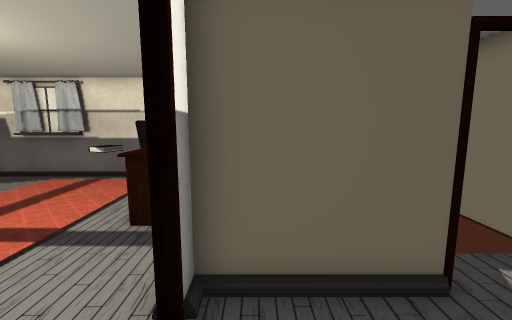
View 1 (above)

13 first-person views from a walk through a 3-D level made in the Unity game engine. The camera is 1.2 m above the floor, tilts 8° down and sees 90° across. Doors are open. The floor is counted in squares, 0.45 m on a side. Each view is taken from the middle of a square. On the plan, view 1 faces up. The plan holds only what a view shows up to about 18 squares ahead; the rest is blank. The player character is not drawn. Some surface patterns are stand-ins.

View 2
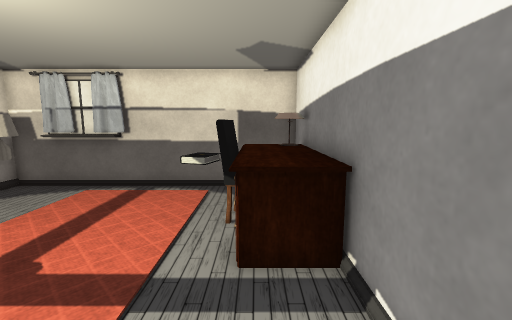

View 3
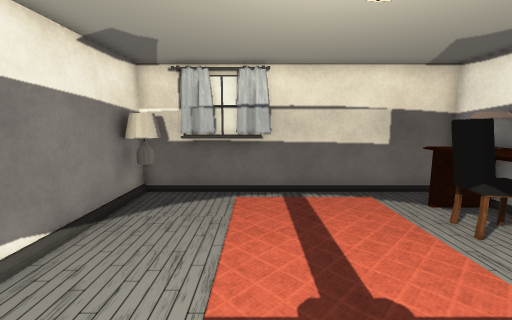

View 4
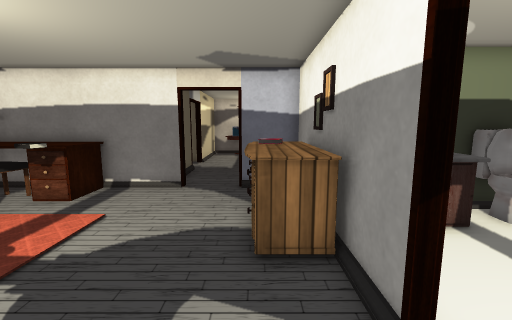

View 5
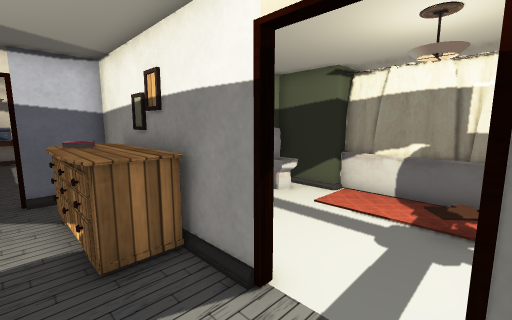

View 6
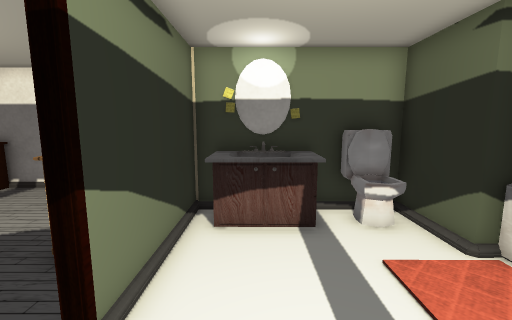

View 7
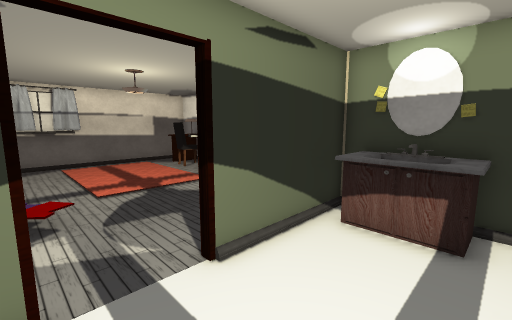

View 8
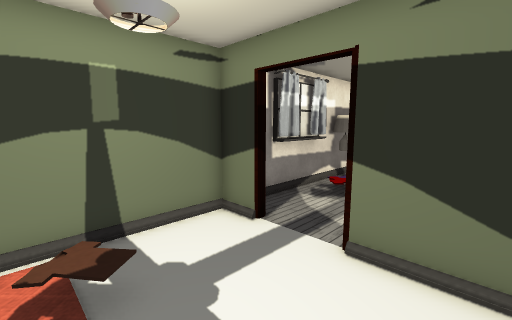

View 9
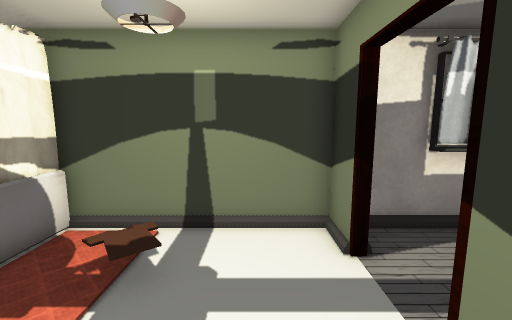

View 10
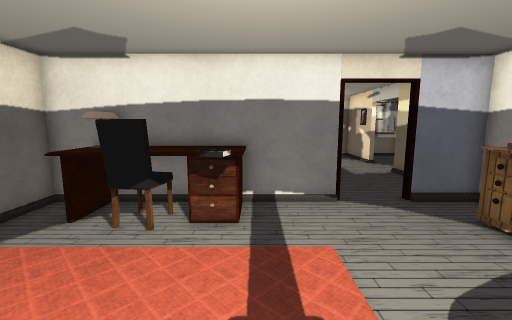

View 11
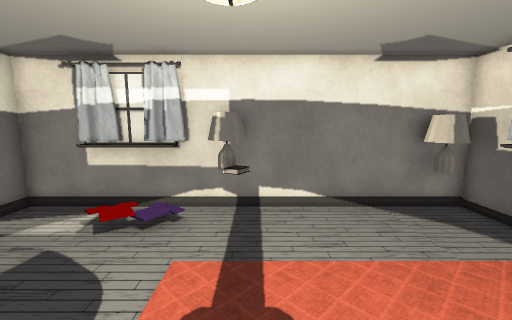

View 12
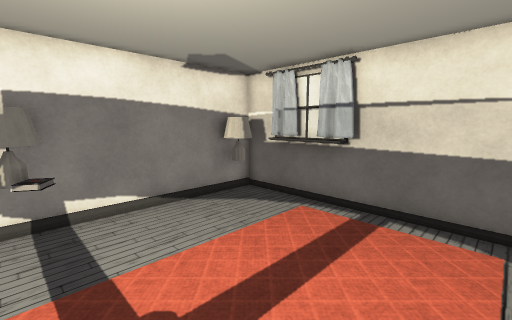

View 13
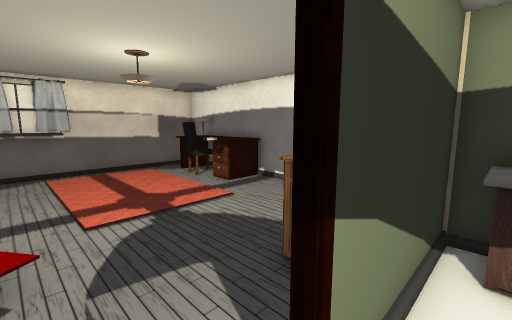

### Floor plan
Key: @ floor where view 1 was taken; # wall or solid block; . floor; / step, stairs or slope; D open door; = window, fence, low wall or low ledge; O other object.
Columns run from 14 left of view 1 to 12 right of it. Each row starts with its distance up from view 1.
 13  O####OOOOOOO#
 12  OO===....   #
 11  O  ...... O##
 10  O  ......OOO#
  9  O  ......OOO#
  8  O  .......OO#
  7  O  ......OOO#      #
  6  OO ...... OO#      #
  5  OO ......   #      #
  4  O  ......   #OOO#DD#
  3 =#   .       D
  2 =#         . D
  1 =#.          D          O O
  0  #.    OOOOO #@         O O
 -1  O     OOOOO #
 -2  ##DD#########   ##
 -3  O......OO#
 -4  O......OO#
 -5  O......OO#
 -6  O//....OO#
 -7  O./.....OO
 -8  O.....  O#
 -9  OOOOOO####

Where each view was taken, in squares from view 1:
view 1: 0 up, 0 right, facing up
view 2: 2 up, 3 left, facing up
view 3: 3 up, 9 left, facing up
view 4: 0 up, 12 left, facing right
view 5: 1 up, 12 left, facing down-right
view 6: 4 down, 12 left, facing right
view 7: 6 down, 12 left, facing up-right
view 8: 7 down, 7 left, facing up-left
view 9: 4 down, 7 left, facing left
view 10: 6 up, 10 left, facing right
view 11: 6 up, 5 left, facing left
view 12: 5 up, 5 left, facing up-left
view 13: 3 down, 11 left, facing up-right
